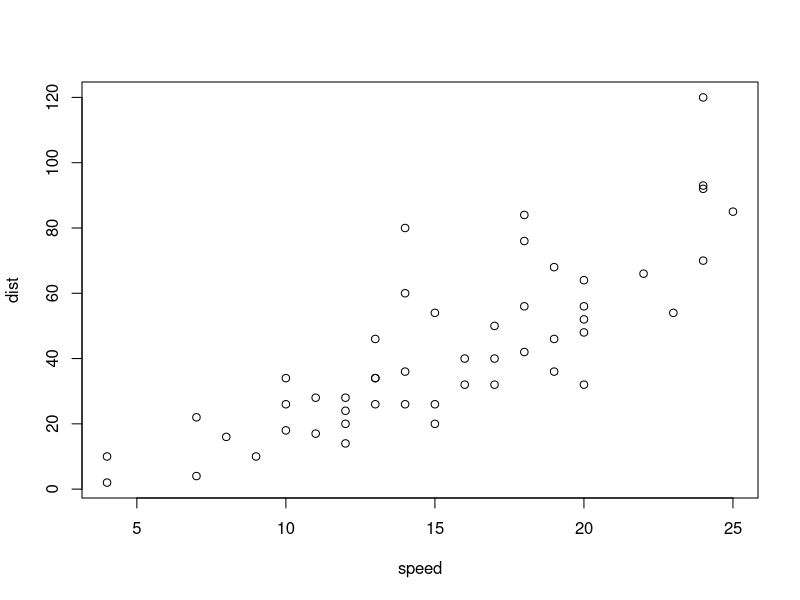
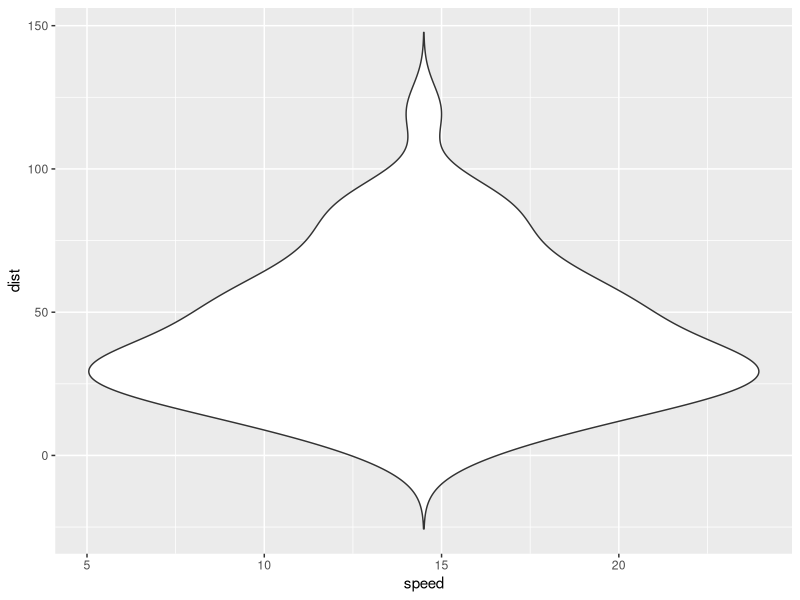

Reproduce these figures in R, in order.
## ---- chunk 1
set.seed(1)
x <- rnorm(100)
mean(x)
## ---- chunk 2
set.seed(10)
x <- rnorm(100)
mean(x)
## ---- chunk 3
set.seed(10)
x <- rnorm(100)
mean(x)
## ---- chunk 4
time <-format(Sys.time(), "%a %b %d %X %Y")
## ---- chunk 5
summary(cars)
## ---- chunk 6
plot(cars)
## ---- chunk 7
library(ggplot2)
ggplot(cars, aes(x=speed, y=dist)) + geom_violin(trim=FALSE)
